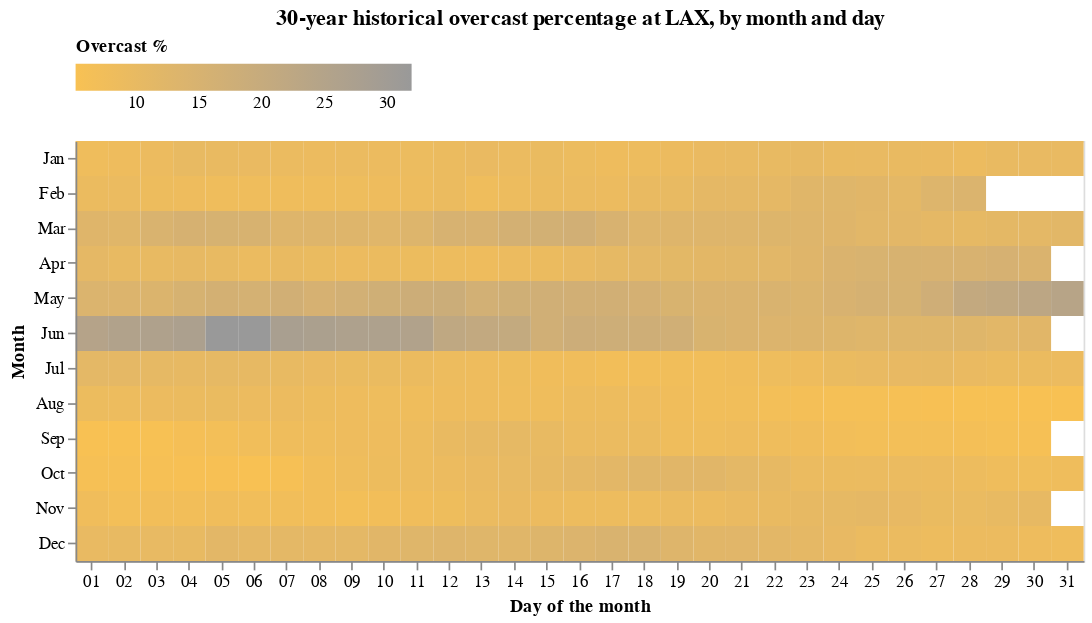

Write notebook code for a chart like this one.
### Code cell
# Create a date column
daily_mean_overcast_pct_lax["date"] = pd.to_datetime(
    daily_mean_overcast_pct_lax[["month", "day"]].assign(year=2023)
)

color_scheme = alt.Color(
    "overcast_pct:Q", title="Overcast %", scale=alt.Scale(range=["#f8c153", "#999"])
)

# Create the calendar heatmap
base = (
    alt.Chart(daily_mean_overcast_pct_lax)
    .encode(
        x=alt.X("month(date):O", title="Month"),
        y=alt.Y("date(date):T", title="Day", timeUnit="date"),
        color=color_scheme,
        tooltip=["monthdate(date):T", "overcast_pct"],
    )
    .properties(width=700, height=300)
)

heatmap = base.mark_rect().encode(
    y=alt.Y("month(date):O", title="Month"),
    x=alt.X("date(date):O", title="Day of the month", timeUnit="date"),
    color=color_scheme,
)

heatmap.properties(
    width=600,
    height=250,
    title="30-year historical overcast percentage at LAX, by month and day",
).configure_legend(orient="top")

### Figure 1 — Vega-Lite specification as saved in the notebook (floating-point values rounded to 4 significant figures; data arrays with more than 128 entries replaced by an {"elided": "..."} marker saying what was removed)
{"config": {"view": {"continuousWidth": 300, "continuousHeight": 300}, "legend": {"orient": "top"}}, "data": {"name": "data-eba64c1cffbfb30c2fc759c7c8e77e30"}, "mark": {"type": "rect"}, "encoding": {"color": {"field": "overcast_pct", "scale": {"range": ["#f8c153", "#999"]}, "title": "Overcast %", "type": "quantitative"}, "tooltip": [{"field": "date", "timeUnit": "monthdate", "type": "temporal"}, {"field": "overcast_pct", "type": "quantitative"}], "x": {"field": "date", "timeUnit": "date", "title": "Day of the month", "type": "ordinal"}, "y": {"field": "date", "timeUnit": "month", "title": "Month", "type": "ordinal"}}, "height": 250, "title": "30-year historical overcast percentage at LAX, by month and day", "width": 600, "$schema": "https://vega.github.io/schema/vega-lite/v5.17.0.json", "datasets": {"data-eba64c1cffbfb30c2fc759c7c8e77e30": {"elided": "365 records"}}}
